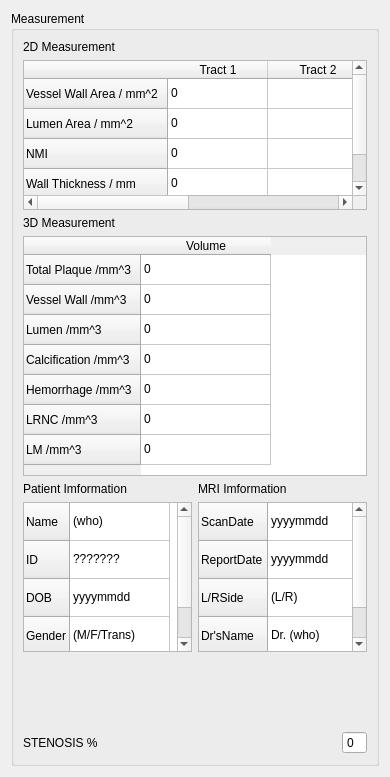
<?xml version="1.0" encoding="UTF-8"?>
<ui version="4.0">
 <class>MeasurementWidget</class>
 <widget class="QWidget" name="MeasurementWidget">
  <property name="geometry">
   <rect>
    <x>0</x>
    <y>0</y>
    <width>390</width>
    <height>777</height>
   </rect>
  </property>
  <property name="sizePolicy">
   <sizepolicy hsizetype="Minimum" vsizetype="Expanding">
    <horstretch>0</horstretch>
    <verstretch>0</verstretch>
   </sizepolicy>
  </property>
  <property name="minimumSize">
   <size>
    <width>390</width>
    <height>0</height>
   </size>
  </property>
  <property name="windowTitle">
   <string>Form</string>
  </property>
  <layout class="QVBoxLayout" name="verticalLayout">
   <item>
    <widget class="QGroupBox" name="groupBox_4">
     <property name="sizePolicy">
      <sizepolicy hsizetype="Preferred" vsizetype="Expanding">
       <horstretch>0</horstretch>
       <verstretch>0</verstretch>
      </sizepolicy>
     </property>
     <property name="title">
      <string>Measurement</string>
     </property>
     <layout class="QVBoxLayout" name="verticalLayout_2">
      <item>
       <widget class="QLabel" name="label_2">
        <property name="sizePolicy">
         <sizepolicy hsizetype="Preferred" vsizetype="Minimum">
          <horstretch>0</horstretch>
          <verstretch>0</verstretch>
         </sizepolicy>
        </property>
        <property name="text">
         <string>2D Measurement</string>
        </property>
       </widget>
      </item>
      <item>
       <widget class="QTableWidget" name="measurement2DTableWidget">
        <property name="sizePolicy">
         <sizepolicy hsizetype="Expanding" vsizetype="Minimum">
          <horstretch>0</horstretch>
          <verstretch>0</verstretch>
         </sizepolicy>
        </property>
        <property name="minimumSize">
         <size>
          <width>0</width>
          <height>150</height>
         </size>
        </property>
        <property name="maximumSize">
         <size>
          <width>16777215</width>
          <height>150</height>
         </size>
        </property>
        <property name="font">
         <font>
          <family>Arial</family>
         </font>
        </property>
        <property name="autoScroll">
         <bool>true</bool>
        </property>
        <property name="editTriggers">
         <set>QAbstractItemView::AllEditTriggers</set>
        </property>
        <property name="selectionMode">
         <enum>QAbstractItemView::ExtendedSelection</enum>
        </property>
        <property name="showGrid">
         <bool>true</bool>
        </property>
        <property name="gridStyle">
         <enum>Qt::SolidLine</enum>
        </property>
        <property name="wordWrap">
         <bool>true</bool>
        </property>
        <property name="cornerButtonEnabled">
         <bool>true</bool>
        </property>
        <attribute name="horizontalHeaderCascadingSectionResizes">
         <bool>false</bool>
        </attribute>
        <attribute name="horizontalHeaderDefaultSectionSize">
         <number>100</number>
        </attribute>
        <attribute name="horizontalHeaderHighlightSections">
         <bool>true</bool>
        </attribute>
        <attribute name="horizontalHeaderShowSortIndicator" stdset="0">
         <bool>false</bool>
        </attribute>
        <attribute name="verticalHeaderCascadingSectionResizes">
         <bool>false</bool>
        </attribute>
        <row>
         <property name="text">
          <string>Vessel Wall Area / mm^2</string>
         </property>
        </row>
        <row>
         <property name="text">
          <string>Lumen Area / mm^2</string>
         </property>
        </row>
        <row>
         <property name="text">
          <string>NMI</string>
         </property>
        </row>
        <row>
         <property name="text">
          <string>Wall Thickness / mm</string>
         </property>
        </row>
        <column>
         <property name="text">
          <string>Tract 1</string>
         </property>
        </column>
        <column>
         <property name="text">
          <string>Tract 2</string>
         </property>
        </column>
        <item row="0" column="0">
         <property name="text">
          <string>0</string>
         </property>
         <property name="flags">
          <set>ItemIsSelectable|ItemIsEditable|ItemIsDragEnabled|ItemIsUserCheckable|ItemIsEnabled</set>
         </property>
        </item>
        <item row="0" column="1">
         <property name="text">
          <string/>
         </property>
         <property name="flags">
          <set>ItemIsSelectable|ItemIsEditable|ItemIsDragEnabled|ItemIsUserCheckable|ItemIsEnabled</set>
         </property>
        </item>
        <item row="1" column="0">
         <property name="text">
          <string>0</string>
         </property>
         <property name="flags">
          <set>ItemIsSelectable|ItemIsEditable|ItemIsDragEnabled|ItemIsUserCheckable|ItemIsEnabled</set>
         </property>
        </item>
        <item row="1" column="1">
         <property name="text">
          <string/>
         </property>
         <property name="flags">
          <set>ItemIsSelectable|ItemIsEditable|ItemIsDragEnabled|ItemIsUserCheckable|ItemIsEnabled</set>
         </property>
        </item>
        <item row="2" column="0">
         <property name="text">
          <string>0</string>
         </property>
         <property name="flags">
          <set>ItemIsSelectable|ItemIsEditable|ItemIsDragEnabled|ItemIsUserCheckable|ItemIsEnabled</set>
         </property>
        </item>
        <item row="2" column="1">
         <property name="text">
          <string/>
         </property>
         <property name="flags">
          <set>ItemIsSelectable|ItemIsEditable|ItemIsDragEnabled|ItemIsUserCheckable|ItemIsEnabled</set>
         </property>
        </item>
        <item row="3" column="0">
         <property name="text">
          <string>0</string>
         </property>
         <property name="flags">
          <set>ItemIsSelectable|ItemIsEditable|ItemIsDragEnabled|ItemIsUserCheckable|ItemIsEnabled</set>
         </property>
        </item>
        <item row="3" column="1">
         <property name="text">
          <string/>
         </property>
         <property name="flags">
          <set>ItemIsSelectable|ItemIsEditable|ItemIsDragEnabled|ItemIsUserCheckable|ItemIsEnabled</set>
         </property>
        </item>
       </widget>
      </item>
      <item>
       <widget class="QLabel" name="label_3">
        <property name="sizePolicy">
         <sizepolicy hsizetype="Preferred" vsizetype="Minimum">
          <horstretch>0</horstretch>
          <verstretch>0</verstretch>
         </sizepolicy>
        </property>
        <property name="text">
         <string>3D Measurement</string>
        </property>
       </widget>
      </item>
      <item>
       <widget class="QTableWidget" name="measurement3DTableWidget">
        <property name="sizePolicy">
         <sizepolicy hsizetype="Preferred" vsizetype="Minimum">
          <horstretch>0</horstretch>
          <verstretch>0</verstretch>
         </sizepolicy>
        </property>
        <property name="minimumSize">
         <size>
          <width>0</width>
          <height>240</height>
         </size>
        </property>
        <property name="editTriggers">
         <set>QAbstractItemView::AllEditTriggers</set>
        </property>
        <attribute name="horizontalHeaderDefaultSectionSize">
         <number>130</number>
        </attribute>
        <row>
         <property name="text">
          <string>Total Plaque /mm^3</string>
         </property>
        </row>
        <row>
         <property name="text">
          <string>Vessel Wall /mm^3</string>
         </property>
        </row>
        <row>
         <property name="text">
          <string>Lumen /mm^3</string>
         </property>
        </row>
        <row>
         <property name="text">
          <string>Calcification /mm^3</string>
         </property>
        </row>
        <row>
         <property name="text">
          <string>Hemorrhage /mm^3</string>
         </property>
        </row>
        <row>
         <property name="text">
          <string>LRNC /mm^3</string>
         </property>
        </row>
        <row>
         <property name="text">
          <string>LM /mm^3</string>
         </property>
        </row>
        <column>
         <property name="text">
          <string>Volume</string>
         </property>
        </column>
        <item row="0" column="0">
         <property name="text">
          <string>0</string>
         </property>
        </item>
        <item row="1" column="0">
         <property name="text">
          <string>0</string>
         </property>
        </item>
        <item row="2" column="0">
         <property name="text">
          <string>0</string>
         </property>
        </item>
        <item row="3" column="0">
         <property name="text">
          <string>0</string>
         </property>
        </item>
        <item row="4" column="0">
         <property name="text">
          <string>0</string>
         </property>
        </item>
        <item row="5" column="0">
         <property name="text">
          <string>0</string>
         </property>
        </item>
        <item row="6" column="0">
         <property name="text">
          <string>0</string>
         </property>
        </item>
       </widget>
      </item>
      <item>
       <layout class="QGridLayout" name="gridLayout">
        <property name="sizeConstraint">
         <enum>QLayout::SetMinimumSize</enum>
        </property>
        <item row="0" column="0">
         <widget class="QLabel" name="label">
          <property name="text">
           <string>Patient Imformation</string>
          </property>
         </widget>
        </item>
        <item row="0" column="1">
         <widget class="QLabel" name="label_5">
          <property name="text">
           <string>MRI Imformation</string>
          </property>
         </widget>
        </item>
        <item row="1" column="0">
         <widget class="QTableWidget" name="patientTableWidget">
          <property name="sizePolicy">
           <sizepolicy hsizetype="Preferred" vsizetype="Minimum">
            <horstretch>0</horstretch>
            <verstretch>0</verstretch>
           </sizepolicy>
          </property>
          <property name="minimumSize">
           <size>
            <width>0</width>
            <height>150</height>
           </size>
          </property>
          <property name="editTriggers">
           <set>QAbstractItemView::AllEditTriggers</set>
          </property>
          <attribute name="horizontalHeaderVisible">
           <bool>false</bool>
          </attribute>
          <attribute name="verticalHeaderDefaultSectionSize">
           <number>38</number>
          </attribute>
          <row>
           <property name="text">
            <string>Name</string>
           </property>
          </row>
          <row>
           <property name="text">
            <string>ID</string>
           </property>
          </row>
          <row>
           <property name="text">
            <string>DOB</string>
           </property>
          </row>
          <row>
           <property name="text">
            <string>Gender</string>
           </property>
          </row>
          <column>
           <property name="text">
            <string>Data</string>
           </property>
          </column>
          <item row="0" column="0">
           <property name="text">
            <string>(who)</string>
           </property>
          </item>
          <item row="1" column="0">
           <property name="text">
            <string>???????</string>
           </property>
          </item>
          <item row="2" column="0">
           <property name="text">
            <string>yyyymmdd</string>
           </property>
          </item>
          <item row="3" column="0">
           <property name="text">
            <string>(M/F/Trans)</string>
           </property>
          </item>
         </widget>
        </item>
        <item row="1" column="1">
         <widget class="QTableWidget" name="MRITableWidget">
          <property name="sizePolicy">
           <sizepolicy hsizetype="Preferred" vsizetype="Minimum">
            <horstretch>0</horstretch>
            <verstretch>0</verstretch>
           </sizepolicy>
          </property>
          <property name="minimumSize">
           <size>
            <width>0</width>
            <height>150</height>
           </size>
          </property>
          <property name="editTriggers">
           <set>QAbstractItemView::AllEditTriggers</set>
          </property>
          <attribute name="horizontalHeaderVisible">
           <bool>false</bool>
          </attribute>
          <attribute name="horizontalHeaderMinimumSectionSize">
           <number>25</number>
          </attribute>
          <attribute name="verticalHeaderDefaultSectionSize">
           <number>38</number>
          </attribute>
          <attribute name="verticalHeaderMinimumSectionSize">
           <number>20</number>
          </attribute>
          <row>
           <property name="text">
            <string>ScanDate</string>
           </property>
          </row>
          <row>
           <property name="text">
            <string>ReportDate</string>
           </property>
          </row>
          <row>
           <property name="text">
            <string>L/RSide</string>
           </property>
          </row>
          <row>
           <property name="text">
            <string>Dr'sName</string>
           </property>
          </row>
          <column>
           <property name="text">
            <string>Data</string>
           </property>
          </column>
          <item row="0" column="0">
           <property name="text">
            <string>yyyymmdd</string>
           </property>
          </item>
          <item row="1" column="0">
           <property name="text">
            <string>yyyymmdd</string>
           </property>
          </item>
          <item row="2" column="0">
           <property name="text">
            <string>(L/R)</string>
           </property>
          </item>
          <item row="3" column="0">
           <property name="text">
            <string>Dr. (who)</string>
           </property>
          </item>
         </widget>
        </item>
       </layout>
      </item>
      <item>
       <spacer name="verticalSpacer">
        <property name="orientation">
         <enum>Qt::Vertical</enum>
        </property>
        <property name="sizeHint" stdset="0">
         <size>
          <width>20</width>
          <height>161</height>
         </size>
        </property>
       </spacer>
      </item>
      <item>
       <layout class="QHBoxLayout" name="horizontalLayout_2">
        <property name="bottomMargin">
         <number>0</number>
        </property>
        <item>
         <widget class="QLabel" name="label_4">
          <property name="text">
           <string>STENOSIS %</string>
          </property>
         </widget>
        </item>
        <item>
         <spacer name="horizontalSpacer">
          <property name="orientation">
           <enum>Qt::Horizontal</enum>
          </property>
          <property name="sizeHint" stdset="0">
           <size>
            <width>40</width>
            <height>20</height>
           </size>
          </property>
         </spacer>
        </item>
        <item>
         <widget class="QSpinBox" name="stenosisSpinBox">
          <property name="buttonSymbols">
           <enum>QAbstractSpinBox::NoButtons</enum>
          </property>
         </widget>
        </item>
       </layout>
      </item>
     </layout>
     <zorder>label_2</zorder>
     <zorder>measurement2DTableWidget</zorder>
     <zorder>label_3</zorder>
     <zorder>measurement3DTableWidget</zorder>
     <zorder>verticalSpacer</zorder>
    </widget>
   </item>
  </layout>
 </widget>
 <resources/>
 <connections/>
</ui>
